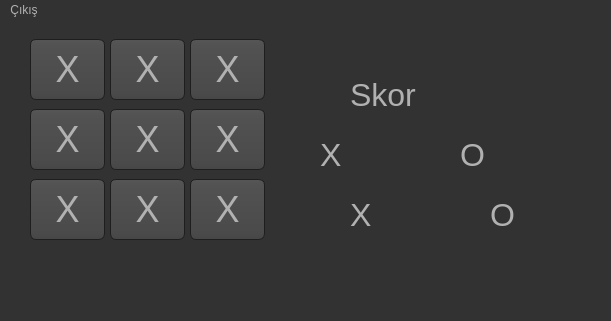
<?xml version="1.0" encoding="UTF-8"?>
<ui version="4.0">
 <class>MainWindow</class>
 <widget class="QMainWindow" name="MainWindow">
  <property name="geometry">
   <rect>
    <x>0</x>
    <y>0</y>
    <width>611</width>
    <height>321</height>
   </rect>
  </property>
  <property name="windowTitle">
   <string>XOX Oyunu</string>
  </property>
  <property name="windowIcon">
   <iconset>
    <normaloff>window_icon.png</normaloff>window_icon.png</iconset>
  </property>
  <property name="styleSheet">
   <string notr="true">QToolTip
{
     border: 1px solid black;
     background-color: #ffa02f;
     padding: 1px;
     border-radius: 3px;
     opacity: 100;
}

QWidget
{
    color: #b1b1b1;
    background-color: #323232;
}

QWidget:item:hover
{
    background-color: QLinearGradient( x1: 0, y1: 0, x2: 0, y2: 1, stop: 0 #ffa02f, stop: 1 #ca0619);
}

QWidget:item:selected
{
    background-color: QLinearGradient( x1: 0, y1: 0, x2: 0, y2: 1, stop: 0 #ffa02f, stop: 1 #d7801a);
}

QMenuBar::item
{
    background: transparent;
}

QMenuBar::item:selected
{
    background: transparent;
    border: 1px solid #ffaa00;
}

QMenuBar::item:pressed
{
    background: #444;
    border: 1px solid #000;
    background-color: QLinearGradient(
        x1:0, y1:0,
        x2:0, y2:1,
        stop:1 #212121,
        stop:0.4 #343434/*,
        stop:0.2 #343434,
        stop:0.1 #ffaa00*/
    );
    margin-bottom:-1px;
    padding-bottom:1px;
}

QMenu
{
    border: 1px solid #000;
}

QMenu::item
{
    padding: 2px 20px 2px 20px;
}

QMenu::item:selected
{
    color: #000000;
}

QWidget:disabled
{
    color: #404040;
    background-color: #323232;
}

QAbstractItemView
{
    background-color: QLinearGradient( x1: 0, y1: 0, x2: 0, y2: 1, stop: 0 #4d4d4d, stop: 0.1 #646464, stop: 1 #5d5d5d);
}

QWidget:focus
{
    /*border: 2px solid QLinearGradient( x1: 0, y1: 0, x2: 0, y2: 1, stop: 0 #ffa02f, stop: 1 #d7801a);*/
}

QLineEdit
{
    background-color: QLinearGradient( x1: 0, y1: 0, x2: 0, y2: 1, stop: 0 #4d4d4d, stop: 0 #646464, stop: 1 #5d5d5d);
    padding: 1px;
    border-style: solid;
    border: 1px solid #1e1e1e;
    border-radius: 5;
}


QPushButton:pressed
{
    background-color: QLinearGradient( x1: 0, y1: 0, x2: 0, y2: 1, stop: 0 #2d2d2d, stop: 0.1 #2b2b2b, stop: 0.5 #292929, stop: 0.9 #282828, stop: 1 #252525);
}

QComboBox
{
    selection-background-color: #ffaa00;
    background-color: QLinearGradient( x1: 0, y1: 0, x2: 0, y2: 1, stop: 0 #565656, stop: 0.1 #525252, stop: 0.5 #4e4e4e, stop: 0.9 #4a4a4a, stop: 1 #464646);
    border-style: solid;
    border: 1px solid #1e1e1e;
    border-radius: 5;
}

QComboBox:hover,QPushButton:hover
{
    border: 2px solid QLinearGradient( x1: 0, y1: 0, x2: 0, y2: 1, stop: 0 #ffa02f, stop: 1 #d7801a);
}


QComboBox:on
{
    padding-top: 3px;
    padding-left: 4px;
    background-color: QLinearGradient( x1: 0, y1: 0, x2: 0, y2: 1, stop: 0 #2d2d2d, stop: 0.1 #2b2b2b, stop: 0.5 #292929, stop: 0.9 #282828, stop: 1 #252525);
    selection-background-color: #ffaa00;
}

QComboBox QAbstractItemView
{
    border: 2px solid darkgray;
    selection-background-color: QLinearGradient( x1: 0, y1: 0, x2: 0, y2: 1, stop: 0 #ffa02f, stop: 1 #d7801a);
}

QComboBox::drop-down
{
     subcontrol-origin: padding;
     subcontrol-position: top right;
     width: 15px;

     border-left-width: 0px;
     border-left-color: darkgray;
     border-left-style: solid; /* just a single line */
     border-top-right-radius: 3px; /* same radius as the QComboBox */
     border-bottom-right-radius: 3px;
 }

QComboBox::down-arrow
{
     image: url(:/down_arrow.png);
}

QGroupBox:focus
{
border: 2px solid QLinearGradient( x1: 0, y1: 0, x2: 0, y2: 1, stop: 0 #ffa02f, stop: 1 #d7801a);
}

QTextEdit:focus
{
    border: 2px solid QLinearGradient( x1: 0, y1: 0, x2: 0, y2: 1, stop: 0 #ffa02f, stop: 1 #d7801a);
}

QScrollBar:horizontal {
     border: 1px solid #222222;
     background: QLinearGradient( x1: 0, y1: 0, x2: 0, y2: 1, stop: 0.0 #121212, stop: 0.2 #282828, stop: 1 #484848);
     height: 7px;
     margin: 0px 16px 0 16px;
}

QScrollBar::handle:horizontal
{
      background: QLinearGradient( x1: 0, y1: 0, x2: 1, y2: 0, stop: 0 #ffa02f, stop: 0.5 #d7801a, stop: 1 #ffa02f);
      min-height: 20px;
      border-radius: 2px;
}

QScrollBar::add-line:horizontal {
      border: 1px solid #1b1b19;
      border-radius: 2px;
      background: QLinearGradient( x1: 0, y1: 0, x2: 1, y2: 0, stop: 0 #ffa02f, stop: 1 #d7801a);
      width: 14px;
      subcontrol-position: right;
      subcontrol-origin: margin;
}

QScrollBar::sub-line:horizontal {
      border: 1px solid #1b1b19;
      border-radius: 2px;
      background: QLinearGradient( x1: 0, y1: 0, x2: 1, y2: 0, stop: 0 #ffa02f, stop: 1 #d7801a);
      width: 14px;
     subcontrol-position: left;
     subcontrol-origin: margin;
}

QScrollBar::right-arrow:horizontal, QScrollBar::left-arrow:horizontal
{
      border: 1px solid black;
      width: 1px;
      height: 1px;
      background: white;
}

QScrollBar::add-page:horizontal, QScrollBar::sub-page:horizontal
{
      background: none;
}

QScrollBar:vertical
{
      background: QLinearGradient( x1: 0, y1: 0, x2: 1, y2: 0, stop: 0.0 #121212, stop: 0.2 #282828, stop: 1 #484848);
      width: 7px;
      margin: 16px 0 16px 0;
      border: 1px solid #222222;
}

QScrollBar::handle:vertical
{
      background: QLinearGradient( x1: 0, y1: 0, x2: 0, y2: 1, stop: 0 #ffa02f, stop: 0.5 #d7801a, stop: 1 #ffa02f);
      min-height: 20px;
      border-radius: 2px;
}

QScrollBar::add-line:vertical
{
      border: 1px solid #1b1b19;
      border-radius: 2px;
      background: QLinearGradient( x1: 0, y1: 0, x2: 0, y2: 1, stop: 0 #ffa02f, stop: 1 #d7801a);
      height: 14px;
      subcontrol-position: bottom;
      subcontrol-origin: margin;
}

QScrollBar::sub-line:vertical
{
      border: 1px solid #1b1b19;
      border-radius: 2px;
      background: QLinearGradient( x1: 0, y1: 0, x2: 0, y2: 1, stop: 0 #d7801a, stop: 1 #ffa02f);
      height: 14px;
      subcontrol-position: top;
      subcontrol-origin: margin;
}

QScrollBar::up-arrow:vertical, QScrollBar::down-arrow:vertical
{
      border: 1px solid black;
      width: 1px;
      height: 1px;
      background: white;
}


QScrollBar::add-page:vertical, QScrollBar::sub-page:vertical
{
      background: none;
}

QTextEdit
{
    background-color: #242424;
}

QPlainTextEdit
{
    background-color: #242424;
}

QHeaderView::section
{
    background-color: QLinearGradient(x1:0, y1:0, x2:0, y2:1, stop:0 #616161, stop: 0.5 #505050, stop: 0.6 #434343, stop:1 #656565);
    color: white;
    padding-left: 4px;
    border: 1px solid #6c6c6c;
}

QCheckBox:disabled
{
color: #414141;
}

QDockWidget::title
{
    text-align: center;
    spacing: 3px; /* spacing between items in the tool bar */
    background-color: QLinearGradient(x1:0, y1:0, x2:0, y2:1, stop:0 #323232, stop: 0.5 #242424, stop:1 #323232);
}

QDockWidget::close-button, QDockWidget::float-button
{
    text-align: center;
    spacing: 1px; /* spacing between items in the tool bar */
    background-color: QLinearGradient(x1:0, y1:0, x2:0, y2:1, stop:0 #323232, stop: 0.5 #242424, stop:1 #323232);
}

QDockWidget::close-button:hover, QDockWidget::float-button:hover
{
    background: #242424;
}

QDockWidget::close-button:pressed, QDockWidget::float-button:pressed
{
    padding: 1px -1px -1px 1px;
}

QMainWindow::separator
{
    background-color: QLinearGradient(x1:0, y1:0, x2:0, y2:1, stop:0 #161616, stop: 0.5 #151515, stop: 0.6 #212121, stop:1 #343434);
    color: white;
    padding-left: 4px;
    border: 1px solid #4c4c4c;
    spacing: 3px; /* spacing between items in the tool bar */
}

QMainWindow::separator:hover
{

    background-color: QLinearGradient(x1:0, y1:0, x2:0, y2:1, stop:0 #d7801a, stop:0.5 #b56c17 stop:1 #ffa02f);
    color: white;
    padding-left: 4px;
    border: 1px solid #6c6c6c;
    spacing: 3px; /* spacing between items in the tool bar */
}

QToolBar::handle
{
     spacing: 3px; /* spacing between items in the tool bar */
     background: url(:/images/handle.png);
}

QMenu::separator
{
    height: 2px;
    background-color: QLinearGradient(x1:0, y1:0, x2:0, y2:1, stop:0 #161616, stop: 0.5 #151515, stop: 0.6 #212121, stop:1 #343434);
    color: white;
    padding-left: 4px;
    margin-left: 10px;
    margin-right: 5px;
}

QProgressBar
{
    border: 2px solid grey;
    border-radius: 5px;
    text-align: center;
}

QProgressBar::chunk
{
    background-color: #d7801a;
    width: 2.15px;
    margin: 0.5px;
}

QTabBar::tab {
    color: #b1b1b1;
    border: 1px solid #444;
    border-bottom-style: none;
    background-color: #323232;
    padding-left: 10px;
    padding-right: 10px;
    padding-top: 3px;
    padding-bottom: 2px;
    margin-right: -1px;
}

QTabWidget::pane {
    border: 1px solid #444;
    top: 1px;
}

QTabBar::tab:last
{
    margin-right: 0; /* the last selected tab has nothing to overlap with on the right */
    border-top-right-radius: 3px;
}

QTabBar::tab:first:!selected
{
 margin-left: 0px; /* the last selected tab has nothing to overlap with on the right */


    border-top-left-radius: 3px;
}

QTabBar::tab:!selected
{
    color: #b1b1b1;
    border-bottom-style: solid;
    margin-top: 3px;
    background-color: QLinearGradient(x1:0, y1:0, x2:0, y2:1, stop:1 #212121, stop:.4 #343434);
}

QTabBar::tab:selected
{
    border-top-left-radius: 3px;
    border-top-right-radius: 3px;
    margin-bottom: 0px;
}

QTabBar::tab:!selected:hover
{
    /*border-top: 2px solid #ffaa00;
    padding-bottom: 3px;*/
    border-top-left-radius: 3px;
    border-top-right-radius: 3px;
    background-color: QLinearGradient(x1:0, y1:0, x2:0, y2:1, stop:1 #212121, stop:0.4 #343434, stop:0.2 #343434, stop:0.1 #ffaa00);
}

QRadioButton::indicator:checked, QRadioButton::indicator:unchecked{
    color: #b1b1b1;
    background-color: #323232;
    border: 1px solid #b1b1b1;
    border-radius: 6px;
}

QRadioButton::indicator:checked
{
    background-color: qradialgradient(
        cx: 0.5, cy: 0.5,
        fx: 0.5, fy: 0.5,
        radius: 1.0,
        stop: 0.25 #ffaa00,
        stop: 0.3 #323232
    );
}

QCheckBox::indicator{
    color: #b1b1b1;
    background-color: #323232;
    border: 1px solid #b1b1b1;
    width: 9px;
    height: 9px;
}

QRadioButton::indicator
{
    border-radius: 6px;
}

QRadioButton::indicator:hover, QCheckBox::indicator:hover
{
    border: 1px solid #ffaa00;
}

QCheckBox::indicator:checked,
QMenu::indicator:non-exclusive:checked,
QGroupBox::indicator:checked,
QTreeView::indicator:checked,
QListView::indicator:checked,
QTableView::indicator:checked,
QColumnView::indicator:checked
{
    image:url(:/images/checkbox.png);
}

QCheckBox::indicator:disabled, QRadioButton::indicator:disabled
{
    border: 1px solid #444;
}</string>
  </property>
  <widget class="QWidget" name="centralwidget">
   <widget class="QPushButton" name="btn_6">
    <property name="geometry">
     <rect>
      <x>30</x>
      <y>20</y>
      <width>75</width>
      <height>61</height>
     </rect>
    </property>
    <property name="font">
     <font>
      <pointsize>-1</pointsize>
     </font>
    </property>
    <property name="styleSheet">
     <string notr="true">QPushButton
{
    color: #b1b1b1;
    background-color: QLinearGradient( x1: 0, y1: 0, x2: 0, y2: 1, stop: 0 #565656, stop: 0.1 #525252, stop: 0.5 #4e4e4e, stop: 0.9 #4a4a4a, stop: 1 #464646);
    border-width: 1px;
    border-color: #1e1e1e;
    border-style: solid;
    border-radius: 6;
    padding: 3px;
    font-size: 36px;
    padding-left: 5px;
    padding-right: 5px;
}</string>
    </property>
    <property name="text">
     <string>X</string>
    </property>
   </widget>
   <widget class="QPushButton" name="btn_3">
    <property name="geometry">
     <rect>
      <x>30</x>
      <y>90</y>
      <width>75</width>
      <height>61</height>
     </rect>
    </property>
    <property name="font">
     <font>
      <pointsize>-1</pointsize>
     </font>
    </property>
    <property name="styleSheet">
     <string notr="true">QPushButton
{
    color: #b1b1b1;
    background-color: QLinearGradient( x1: 0, y1: 0, x2: 0, y2: 1, stop: 0 #565656, stop: 0.1 #525252, stop: 0.5 #4e4e4e, stop: 0.9 #4a4a4a, stop: 1 #464646);
    border-width: 1px;
    border-color: #1e1e1e;
    border-style: solid;
    border-radius: 6;
    padding: 3px;
    font-size: 36px;
    padding-left: 5px;
    padding-right: 5px;
}</string>
    </property>
    <property name="text">
     <string>X</string>
    </property>
   </widget>
   <widget class="QPushButton" name="btn_0">
    <property name="geometry">
     <rect>
      <x>30</x>
      <y>160</y>
      <width>75</width>
      <height>61</height>
     </rect>
    </property>
    <property name="font">
     <font>
      <pointsize>-1</pointsize>
     </font>
    </property>
    <property name="styleSheet">
     <string notr="true">QPushButton
{
    color: #b1b1b1;
    background-color: QLinearGradient( x1: 0, y1: 0, x2: 0, y2: 1, stop: 0 #565656, stop: 0.1 #525252, stop: 0.5 #4e4e4e, stop: 0.9 #4a4a4a, stop: 1 #464646);
    border-width: 1px;
    border-color: #1e1e1e;
    border-style: solid;
    border-radius: 6;
    padding: 3px;
    font-size: 36px;
    padding-left: 5px;
    padding-right: 5px;
}</string>
    </property>
    <property name="text">
     <string>X</string>
    </property>
   </widget>
   <widget class="QPushButton" name="btn_1">
    <property name="geometry">
     <rect>
      <x>110</x>
      <y>160</y>
      <width>75</width>
      <height>61</height>
     </rect>
    </property>
    <property name="font">
     <font>
      <pointsize>-1</pointsize>
     </font>
    </property>
    <property name="styleSheet">
     <string notr="true">QPushButton
{
    color: #b1b1b1;
    background-color: QLinearGradient( x1: 0, y1: 0, x2: 0, y2: 1, stop: 0 #565656, stop: 0.1 #525252, stop: 0.5 #4e4e4e, stop: 0.9 #4a4a4a, stop: 1 #464646);
    border-width: 1px;
    border-color: #1e1e1e;
    border-style: solid;
    border-radius: 6;
    padding: 3px;
    font-size: 36px;
    padding-left: 5px;
    padding-right: 5px;
}</string>
    </property>
    <property name="text">
     <string>X</string>
    </property>
   </widget>
   <widget class="QPushButton" name="btn_7">
    <property name="geometry">
     <rect>
      <x>110</x>
      <y>20</y>
      <width>75</width>
      <height>61</height>
     </rect>
    </property>
    <property name="font">
     <font>
      <pointsize>-1</pointsize>
     </font>
    </property>
    <property name="styleSheet">
     <string notr="true">QPushButton
{
    color: #b1b1b1;
    background-color: QLinearGradient( x1: 0, y1: 0, x2: 0, y2: 1, stop: 0 #565656, stop: 0.1 #525252, stop: 0.5 #4e4e4e, stop: 0.9 #4a4a4a, stop: 1 #464646);
    border-width: 1px;
    border-color: #1e1e1e;
    border-style: solid;
    border-radius: 6;
    padding: 3px;
    font-size: 36px;
    padding-left: 5px;
    padding-right: 5px;
}</string>
    </property>
    <property name="text">
     <string>X</string>
    </property>
   </widget>
   <widget class="QPushButton" name="btn_4">
    <property name="geometry">
     <rect>
      <x>110</x>
      <y>90</y>
      <width>75</width>
      <height>61</height>
     </rect>
    </property>
    <property name="font">
     <font>
      <pointsize>-1</pointsize>
     </font>
    </property>
    <property name="styleSheet">
     <string notr="true">QPushButton
{
    color: #b1b1b1;
    background-color: QLinearGradient( x1: 0, y1: 0, x2: 0, y2: 1, stop: 0 #565656, stop: 0.1 #525252, stop: 0.5 #4e4e4e, stop: 0.9 #4a4a4a, stop: 1 #464646);
    border-width: 1px;
    border-color: #1e1e1e;
    border-style: solid;
    border-radius: 6;
    padding: 3px;
    font-size: 36px;
    padding-left: 5px;
    padding-right: 5px;
}</string>
    </property>
    <property name="text">
     <string>X</string>
    </property>
   </widget>
   <widget class="QPushButton" name="btn_5">
    <property name="geometry">
     <rect>
      <x>190</x>
      <y>90</y>
      <width>75</width>
      <height>61</height>
     </rect>
    </property>
    <property name="font">
     <font>
      <pointsize>-1</pointsize>
     </font>
    </property>
    <property name="styleSheet">
     <string notr="true">QPushButton
{
    color: #b1b1b1;
    background-color: QLinearGradient( x1: 0, y1: 0, x2: 0, y2: 1, stop: 0 #565656, stop: 0.1 #525252, stop: 0.5 #4e4e4e, stop: 0.9 #4a4a4a, stop: 1 #464646);
    border-width: 1px;
    border-color: #1e1e1e;
    border-style: solid;
    border-radius: 6;
    padding: 3px;
    font-size: 36px;
    padding-left: 5px;
    padding-right: 5px;
}</string>
    </property>
    <property name="text">
     <string>X</string>
    </property>
   </widget>
   <widget class="QPushButton" name="btn_2">
    <property name="geometry">
     <rect>
      <x>190</x>
      <y>160</y>
      <width>75</width>
      <height>61</height>
     </rect>
    </property>
    <property name="font">
     <font>
      <pointsize>-1</pointsize>
     </font>
    </property>
    <property name="styleSheet">
     <string notr="true">QPushButton
{
    color: #b1b1b1;
    background-color: QLinearGradient( x1: 0, y1: 0, x2: 0, y2: 1, stop: 0 #565656, stop: 0.1 #525252, stop: 0.5 #4e4e4e, stop: 0.9 #4a4a4a, stop: 1 #464646);
    border-width: 1px;
    border-color: #1e1e1e;
    border-style: solid;
    border-radius: 6;
    padding: 3px;
    font-size: 36px;
    padding-left: 5px;
    padding-right: 5px;
}
</string>
    </property>
    <property name="text">
     <string>X</string>
    </property>
   </widget>
   <widget class="QPushButton" name="btn_8">
    <property name="geometry">
     <rect>
      <x>190</x>
      <y>20</y>
      <width>75</width>
      <height>61</height>
     </rect>
    </property>
    <property name="font">
     <font>
      <pointsize>-1</pointsize>
     </font>
    </property>
    <property name="styleSheet">
     <string notr="true">QPushButton
{
    color: #b1b1b1;
    background-color: QLinearGradient( x1: 0, y1: 0, x2: 0, y2: 1, stop: 0 #565656, stop: 0.1 #525252, stop: 0.5 #4e4e4e, stop: 0.9 #4a4a4a, stop: 1 #464646);
    border-width: 1px;
    border-color: #1e1e1e;
    border-style: solid;
    border-radius: 6;
    padding: 3px;
    font-size: 36px;
    padding-left: 5px;
    padding-right: 5px;
}</string>
    </property>
    <property name="text">
     <string>X</string>
    </property>
   </widget>
   <widget class="QLabel" name="label">
    <property name="geometry">
     <rect>
      <x>350</x>
      <y>50</y>
      <width>71</width>
      <height>51</height>
     </rect>
    </property>
    <property name="font">
     <font>
      <pointsize>24</pointsize>
     </font>
    </property>
    <property name="text">
     <string>Skor</string>
    </property>
   </widget>
   <widget class="QLabel" name="lbl_isim_X">
    <property name="geometry">
     <rect>
      <x>320</x>
      <y>110</y>
      <width>131</width>
      <height>51</height>
     </rect>
    </property>
    <property name="font">
     <font>
      <pointsize>24</pointsize>
     </font>
    </property>
    <property name="text">
     <string>X</string>
    </property>
   </widget>
   <widget class="QLabel" name="lbl_isim_O">
    <property name="geometry">
     <rect>
      <x>460</x>
      <y>110</y>
      <width>141</width>
      <height>51</height>
     </rect>
    </property>
    <property name="font">
     <font>
      <pointsize>24</pointsize>
     </font>
    </property>
    <property name="text">
     <string>O</string>
    </property>
   </widget>
   <widget class="QLabel" name="lbl_skor_X">
    <property name="geometry">
     <rect>
      <x>350</x>
      <y>170</y>
      <width>71</width>
      <height>51</height>
     </rect>
    </property>
    <property name="font">
     <font>
      <pointsize>24</pointsize>
     </font>
    </property>
    <property name="text">
     <string>X</string>
    </property>
   </widget>
   <widget class="QLabel" name="lbl_skor_O">
    <property name="geometry">
     <rect>
      <x>490</x>
      <y>170</y>
      <width>71</width>
      <height>51</height>
     </rect>
    </property>
    <property name="font">
     <font>
      <pointsize>24</pointsize>
     </font>
    </property>
    <property name="text">
     <string>O</string>
    </property>
   </widget>
  </widget>
  <widget class="QMenuBar" name="menubar">
   <property name="geometry">
    <rect>
     <x>0</x>
     <y>0</y>
     <width>611</width>
     <height>21</height>
    </rect>
   </property>
   <widget class="QMenu" name="menu_k">
    <property name="title">
     <string>Çıkış</string>
    </property>
    <addaction name="mn_cikis"/>
   </widget>
   <addaction name="menu_k"/>
  </widget>
  <widget class="QStatusBar" name="statusbar"/>
  <action name="mn_cikis">
   <property name="text">
    <string>Çıkış</string>
   </property>
  </action>
 </widget>
 <resources/>
 <connections/>
</ui>
